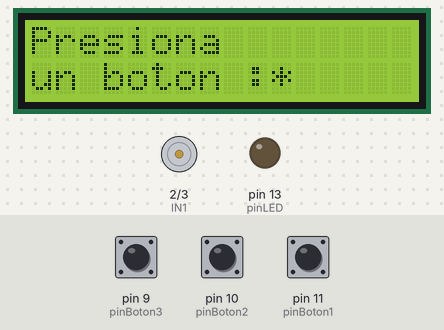
Simulated run of this sketch. Board: Arduino Uno, built with avr-gcc and run on an emulated ATmega328P. Parts: 16×2 character LCD, motor-driver pin pairs drawn as motors (green arrow = first pin HIGH = forward, orange = second pin HIGH = backward, longer = more drive, scaled by the enable pin), output pins drawn as LEDs (lit = HIGH). Inputs (shaded band) come from the test bench; at power-on: pin 9 (pinBoton3) LOW, pin 10 (pinBoton2) LOW, pin 11 (pinBoton1) LOW.

Above: at 1.2 s.
3.4 s: pin 9 (pinBoton3) pulled HIGH for 0.15 s
At 4.5 s:
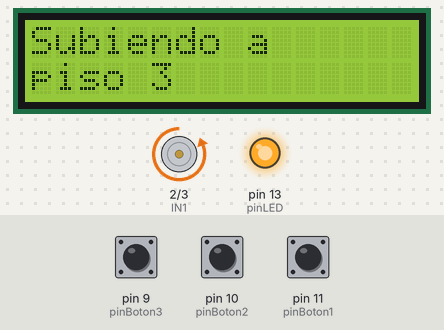
6.5 s: pin 10 (pinBoton2) pulled HIGH for 0.15 s
At 8.9 s:
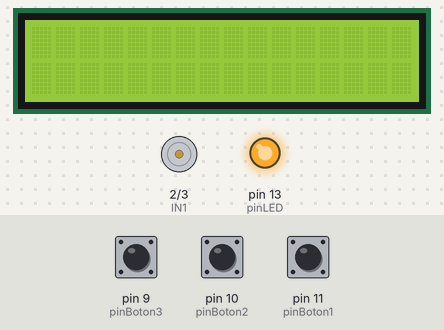
9.5 s: pin 11 (pinBoton1) pulled HIGH for 3.2 s
At 10.3 s:
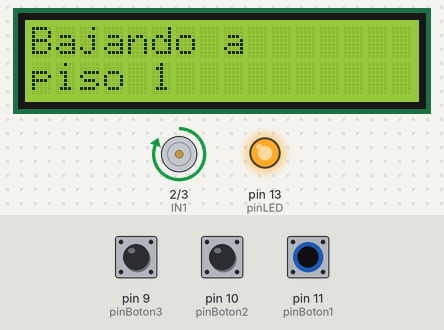
14.2 s: pin 10 (pinBoton2) pulled HIGH for 1 s
At 16.1 s:
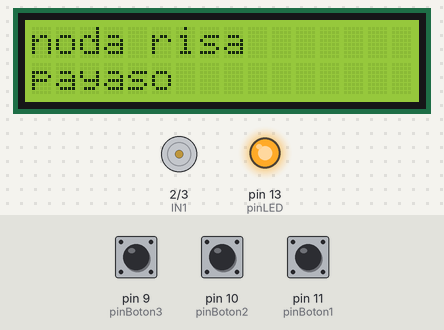
16.7 s: pin 9 (pinBoton3) pulled HIGH for 1 s
At 17.1 s:
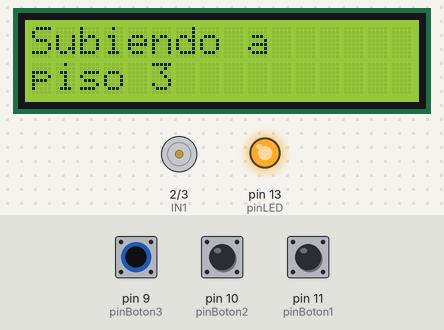
19.2 s: pin 10 (pinBoton2) pulled HIGH for 3.2 s
At 19.6 s:
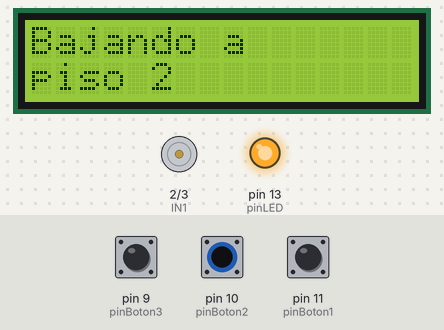
Timing chart, 0 to 22.2 s (numbered marks = the images above; inputs shaded):
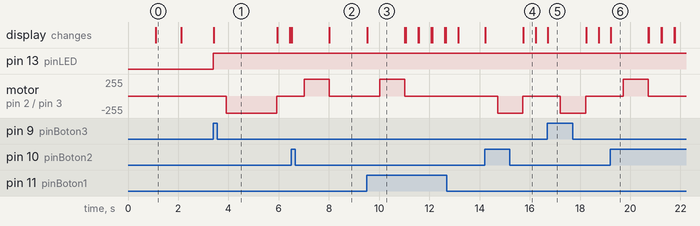

Measured:
- after the input at 3.4 s, pin 13 (pinLED): LOW → HIGH at once; motor on pin 2 (IN1) / pin 3 (IN2): stopped → backward 255/255 after 0.52 s, → stopped 2.0 s later; the display: changes at once (image 1)
- after the input at 6.5 s, motor on pin 2 (IN1) / pin 3 (IN2): stopped → forward 255/255 after 0.52 s, → stopped 1.0 s later; the display: first changes at once (image 2 shows a later state)
- after the input at 9.5 s, motor on pin 2 (IN1) / pin 3 (IN2): stopped → forward 255/255 after 0.52 s, → stopped 1.0 s later; the display: changes at once (image 3)
- after the input at 14.2 s, motor on pin 2 (IN1) / pin 3 (IN2): stopped → backward 255/255 after 0.52 s, → stopped 1.0 s later; the display: first changes at once (image 4 shows a later state)
- after the input at 16.7 s, motor on pin 2 (IN1) / pin 3 (IN2): stopped → backward 255/255 after 0.52 s, → stopped 1.0 s later; the display: changes at once (image 5)
- after the input at 19.2 s, motor on pin 2 (IN1) / pin 3 (IN2): stopped → forward 255/255 after 0.52 s, → stopped 1.0 s later; the display: changes at once (image 6)
- what the display in image 0 shows lasts 1.0 s, from 1.1 s to 2.1 s

The sketch:

Final.ino
```cpp
#include <LiquidCrystal_I2C.h> //DESCARGAR LIBRERÍA:https://github.com/ELECTROALL/Codigos-arduino/blob/master/LiquidCrystal_I2C.zip

LiquidCrystal_I2C lcd(0x27,16,2); // si no te sale con esta direccion  puedes usar (0x3f,16,2) || (0x27,16,2)  ||(0x20,16,2)

int IN1 = 2;
int IN2 = 3;
int ENA = 5;

int pinLED = 13;

int pinBoton1 = 11;
int pinBoton2 = 10;
int pinBoton3 = 9;

bool boton1 = LOW;
bool boton2 = LOW;
bool boton3 = LOW;

int posicion = 1;

void setup() {
  // put your setup code here, to run once:

  pinMode(pinLED,OUTPUT);

  pinMode(pinBoton1,INPUT); // defino que los pin boton son para input
  pinMode(pinBoton2,INPUT);
  pinMode(pinBoton3,INPUT);

  pinMode(IN1, OUTPUT);
  pinMode(IN2, OUTPUT);
  pinMode(ENA, OUTPUT);

  lcd.init();
  lcd.backlight();
  lcd.clear();
  lcd.setCursor(0,0);
  lcd.print("Bienvenido");
  lcd.setCursor (0,1);
  lcd.print("al elevador :V");

  lcd.display();
  delay(1000);

  lcd.clear();
  lcd.setCursor(0,0);
  lcd.print("Presiona");
  lcd.setCursor (0,1);
  lcd.print("un boton :*");
  delay(1000);
  lcd.noDisplay(); //apaga lcd
}


void subir(){
  digitalWrite(ENA, HIGH);
  digitalWrite(IN1, LOW);
  digitalWrite(IN2, HIGH);
  delay(1000);
  digitalWrite(ENA, LOW);
}
void bajar(){
  digitalWrite(ENA, HIGH);
  digitalWrite(IN1, HIGH);
  digitalWrite(IN2, LOW);
  delay(1000);
  digitalWrite(ENA, LOW);
}

void buton1(){         // Si el botón está pulsado
    if(posicion == 1){
      //no debe hacer nada
      lcd.clear();
      lcd.setCursor(0,0);
      lcd.print("Imposible bajar");
      lcd.setCursor (0,1);
      lcd.print("al sotano :v");
      lcd.display();
      delay(500);
      lcd.noDisplay();//apaga el display cuando termina el delay
      posicion = 1;
    }
    if (posicion == 2){
      lcd.clear();
      lcd.setCursor(0,0);
      lcd.print("Bajando a");
      lcd.setCursor (0,1);
      lcd.print("piso 1");
      lcd.display();
      delay(500);
      bajar();
      lcd.noDisplay();//apaga el display cuando termina el delay
      //bajar una posicion
      posicion = 1;
    }
    if(posicion == 3){
      //bajar 2 posiciones
      lcd.clear();
      lcd.setCursor(0,0);
      lcd.print("Bajando a");
      lcd.setCursor (0,1);
      lcd.print("piso 1");
      lcd.display();
      delay(500);
      bajar();
      bajar();
      lcd.noDisplay();//apaga el display cuando termina el delay
      posicion = 1;
    }//fin boton1
}

void buton2(){
    if(posicion == 1){
      posicion = 2;
      lcd.clear();
      lcd.setCursor(0,0);
      lcd.print("Subiendo a");
      lcd.setCursor (0,1);
      lcd.print("piso 2");
      lcd.display();
      delay(500);
      subir();
      lcd.noDisplay();//apaga el display cuando termina el delay

    }
    if (posicion == 2){
      posicion = 2;
      lcd.clear();
      lcd.setCursor(0,0);
      lcd.print("noda risa");
      lcd.setCursor (0,1);
      lcd.print("payaso");
      lcd.display();
      delay(500);
      lcd.noDisplay();//apaga el display cuando termina el delay
    }
    if(posicion == 3){
      //bajar 2 posiciones
      posicion = 2;
      lcd.clear();
      lcd.setCursor(0,0);
      lcd.print("Bajando a");
      lcd.setCursor (0,1);
      lcd.print("piso 2");
      lcd.display();
      delay(500);
      bajar();
      lcd.noDisplay();//apaga el display cuando termina el delay
    }//fin boton 2
}

void buton3(){

    if(posicion == 1){
      posicion = 3;
      digitalWrite(pinLED,HIGH);  // Enciende el LED
      lcd.clear();
      lcd.setCursor(0,0);
      lcd.print("Subiendo a");
      lcd.setCursor (0,1);
      lcd.print("piso 3");
      lcd.display();
      delay(500);
      subir();
      subir();
      lcd.noDisplay();//apaga el display cuando termina el delay
    }
    if (posicion == 2){
      posicion = 3;
      digitalWrite(pinLED,HIGH);  // Enciende el LED
      lcd.clear();
      lcd.setCursor(0,0);
      lcd.print("Subiendo a");
      lcd.setCursor (0,1);
      lcd.print("piso 3");
      lcd.display();
      delay(500);
      subir();
      lcd.noDisplay();//apaga el display cuando termina el delay
    }
    if(posicion == 3){
      posicion = 3;
      lcd.clear();
      lcd.setCursor(0,0);
      lcd.print("noda risa");
      lcd.setCursor (0,1);
      lcd.print("payaso");
      lcd.display();
      delay(500);
      lcd.noDisplay();//apaga el display cuando termina el delay
    }
}

void loop() {

  // Lee que boton es presionado
  boton1 = digitalRead(pinBoton1);
  boton2 = digitalRead(pinBoton2);
  boton3 = digitalRead(pinBoton3);

  //boton 1 = piso 1
  //boton 2 = piso 2
  //boton 3 = piso 3


  // Valifaciones correspondientes para saber donde nos encontramos
  if(boton1 == HIGH){
    buton1();
  }
  if(boton2 == HIGH){
    buton2();
  }
  if(boton3 == HIGH){
    buton3();
  }

  }
```
